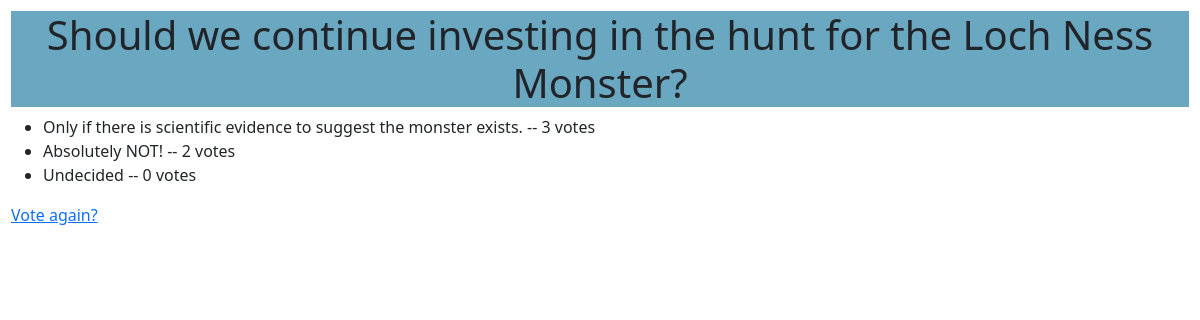
The app's page /polls/2/results/ with its own data.
### polls/models.py (models this page shows, shortened)
class Question(models.Model):
    question_text = models.CharField(max_length=200)
    pub_date = models.DateTimeField('date published')

class Choice(models.Model):
    question = models.ForeignKey(Question, on_delete=models.CASCADE)
    choice_text = models.CharField(max_length=200)
    votes = models.IntegerField(default=0)

### polls/views.py (the view)
# urls.py: path('<int:question_id>/results/', views.results, name='results'),
def results(request, question_id):
    question = get_object_or_404(Question, pk=question_id)
    return render(request, 'polls/results.html', {'question': question})

### polls/templates/polls/results.html (shortened to what this page needs)
{% load static %}
<link href = "{% static 'indexCSS.css' %}" rel = "stylesheet" type = "text/css">
<!DOCTYPE html>
<html>
    <head>
        <link href="https://cdn.jsdelivr.net/npm/bootstrap@5.3.0-alpha1/dist/css/bootstrap.min.css" rel="stylesheet">
    </head>
    <body>
        <h1>{{ question.question_text }} </h1>
        <ul>
            {% for choice in question.choice_set.all %}
            <li>
                {{ choice.choice_text }} -- {{ choice.votes}}
                vote{{choice.votes|pluralize}}
            </li>
            {% endfor %}
        </ul>
        <a href="{% url 'polls:detail' question.id %}">
            Vote again?
        </a>
    </body>
</html>

### candidate_app/static/indexCSS.css (style rules this page uses)
body { text-align: left; background-color: rgb(185, 235, 235); padding: 11px; }
h1 { text-align: center; color: darkblue; background-color: rgb(106, 167, 193); top: 0; position: sticky; }

### records on screen
Question: question_text "Should we continue investing in the hunt for the Loch Ness Monster?"
Choice: choice_text "Only if there is scientific evidence to suggest the monster exists.", votes "3"
Choice: choice_text "Absolutely NOT!", votes "2"
Choice: choice_text "Undecided", votes "0"
